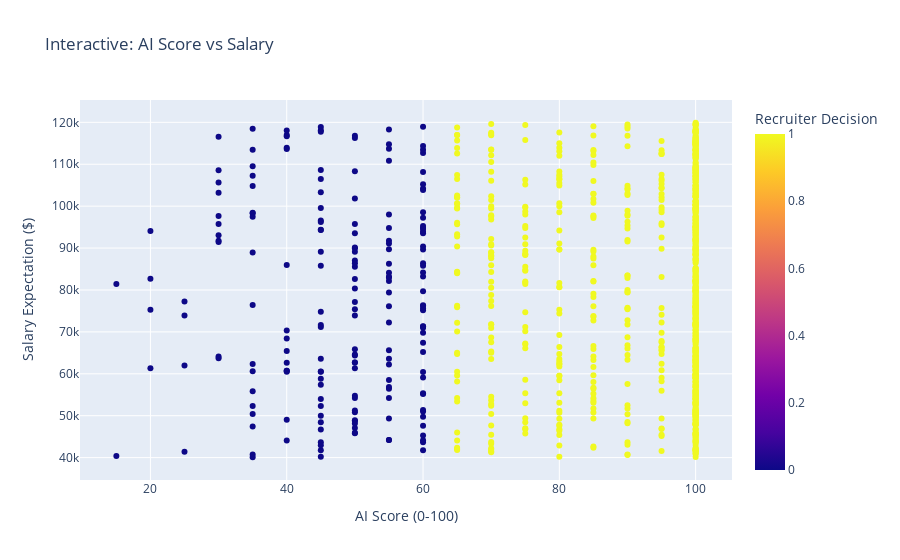

The code cell stored with this chart in its notebook:
### Code cell
import plotly.express as px

fig = px.scatter(
    AIrD, 
    x='AI Score (0-100)', 
    y='Salary Expectation ($)',
    color='Recruiter Decision',
    hover_data=['Experience (Years)', 'Education', 'Projects Count'],
    title='Interactive: AI Score vs Salary'
)
fig.show()

### Figure 1 — Plotly figure (JSON) as saved in the notebook; plotly's stock layout.template omitted (floating-point values rounded to 4 significant figures; data arrays with more than 128 entries replaced by an {"elided": "..."} marker saying what was removed)
{"data": [{"customdata": {"elided": "1000x3 int values"}, "hovertemplate": "AI Score (0-100)=%{x}<br>Salary Expectation ($)=%{y}<br>Experience (Years)=%{customdata[0]}<br>Education=%{customdata[1]}<br>Projects Count=%{customdata[2]}<br>Recruiter Decision=%{marker.color}<extra></extra>", "legendgroup": "", "marker": {"color": {"elided": "1000 int values"}, "coloraxis": "coloraxis", "symbol": "circle"}, "mode": "markers", "name": "", "orientation": "v", "showlegend": false, "type": "scatter", "x": {"elided": "1000 int values"}, "xaxis": "x", "y": {"elided": "1000 int values"}, "yaxis": "y"}], "layout": {"coloraxis": {"colorbar": {"title": {"text": "Recruiter Decision"}}, "colorscale": [[0, "#0d0887"], [0.1111, "#46039f"], [0.2222, "#7201a8"], [0.3333, "#9c179e"], [0.4444, "#bd3786"], [0.5556, "#d8576b"], [0.6667, "#ed7953"], [0.7778, "#fb9f3a"], [0.8889, "#fdca26"], [1, "#f0f921"]]}, "legend": {"tracegroupgap": 0}, "title": {"text": "Interactive: AI Score vs Salary"}, "xaxis": {"anchor": "y", "domain": [0, 1], "title": {"text": "AI Score (0-100)"}}, "yaxis": {"anchor": "x", "domain": [0, 1], "title": {"text": "Salary Expectation ($)"}}}}
